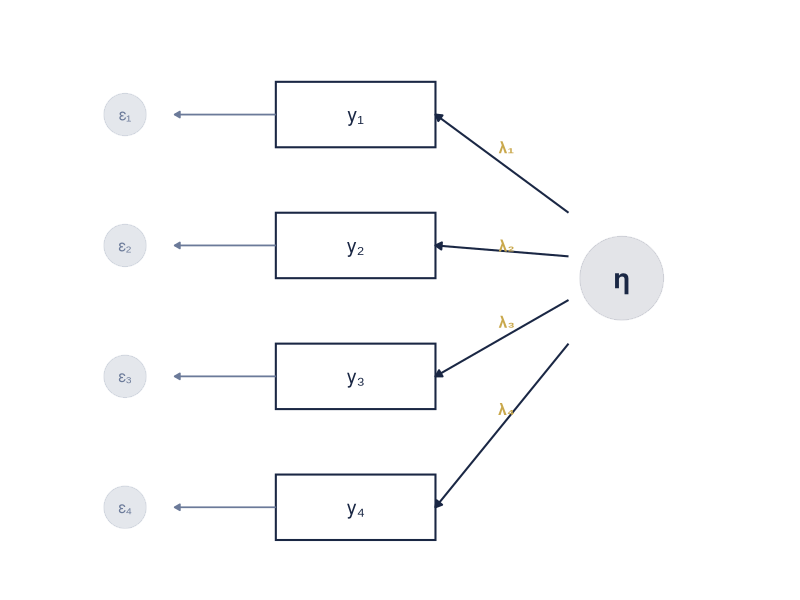
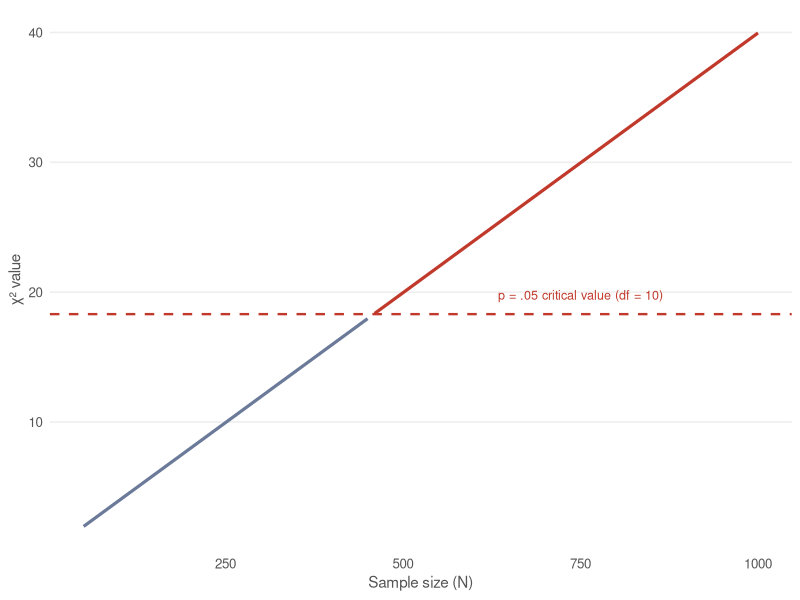
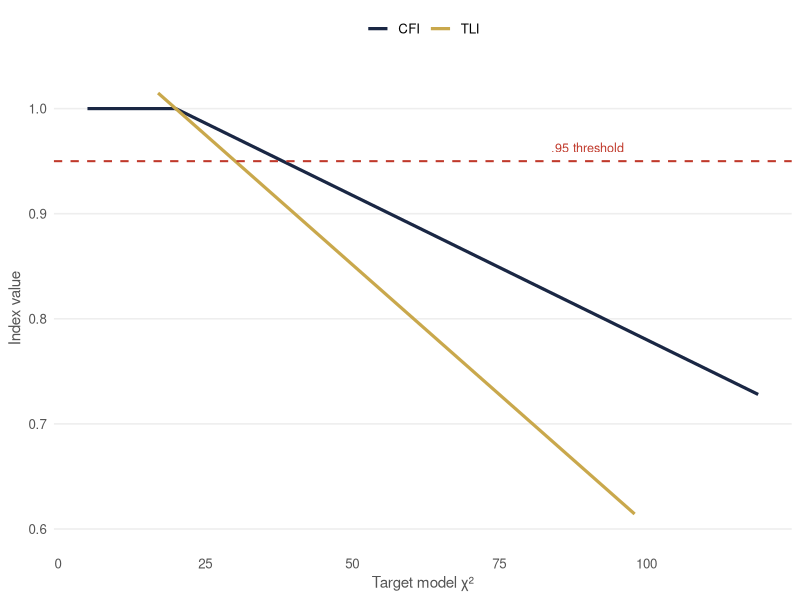
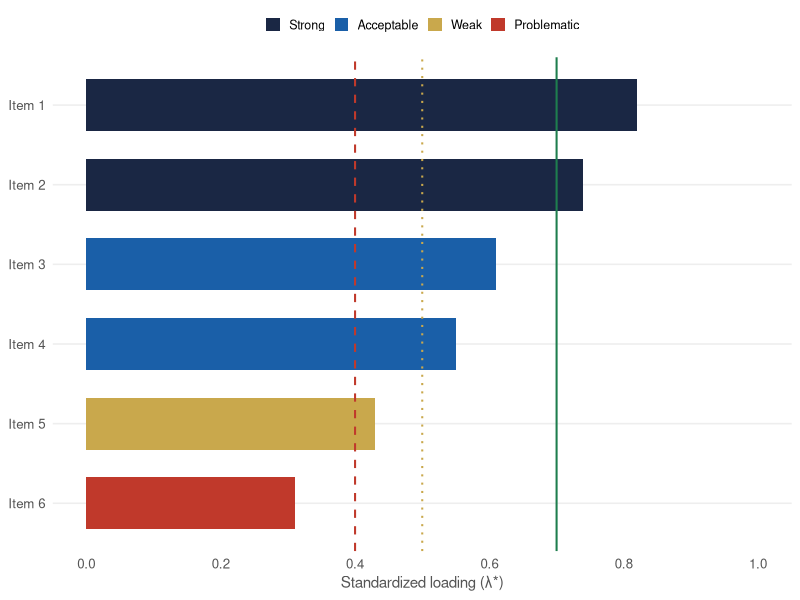
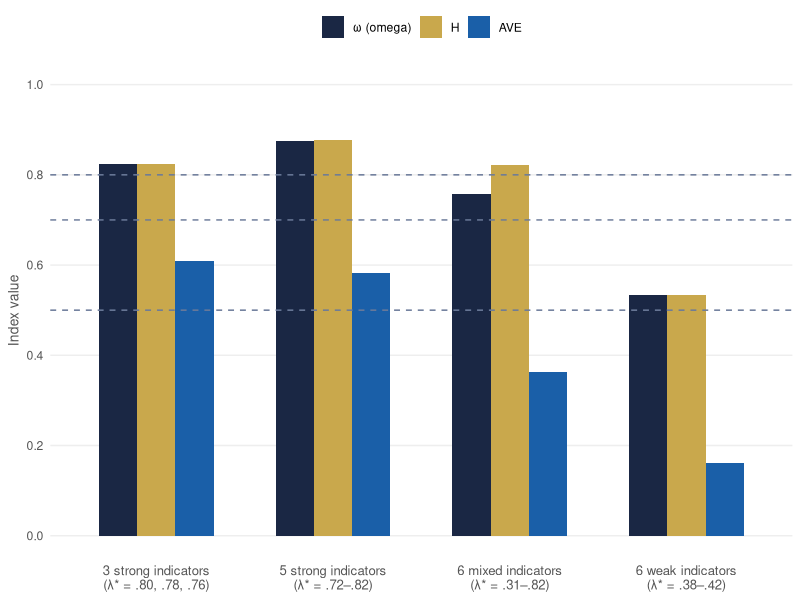

These figures' R source, in order:
## ---- chunk 1
library(tidyverse)
library(knitr)
library(kableExtra)

# ── Shared ggplot theme ─────────────────────────────────────────
theme_deck <- function(base = 12) {
  theme_minimal(base_size = base) +
    theme(
      panel.grid.minor   = element_blank(),
      panel.grid.major.y = element_line(color = "#eeeeee"),
      panel.grid.major.x = element_blank(),
      axis.text          = element_text(color = "#555555"),
      axis.title         = element_text(color = "#555555", size = base - 1),
      plot.title         = element_blank(),
      legend.position    = "none"
    )
}

# ── Colour palette ──────────────────────────────────────────────
col_navy  <- "#1a2744"
col_gold  <- "#c9a84c"
col_red   <- "#c0392b"
col_green <- "#1e7e4e"
col_blue  <- "#1a5fa8"
col_muted <- "#6b7a99"
## ---- chunk 2
#| fig-height: 4.5
#| fig-width: 4.5

# Hand-drawn path diagram using annotate
par(mar = c(0,0,0,0))

df_nodes <- tibble(
  label = c("η", "y₁", "y₂", "y₃", "y₄",
            "ε₁", "ε₂", "ε₃", "ε₄"),
  x     = c(2.5,  1,    1,    1,    1,    0, 0, 0, 0),
  y     = c(3.5,  5,    3.8,  2.6,  1.4,  5, 3.8, 2.6, 1.4),
  shape = c("circle","rect","rect","rect","rect",
            "circle","circle","circle","circle")
)

ggplot() +
  # Factor circle
  annotate("point", x = 2.5, y = 3.5, size = 28, color = col_navy, alpha = 0.12) +
  annotate("text",  x = 2.5, y = 3.5, label = "η", size = 7,
           color = col_navy, fontface = "bold") +
  # Indicator boxes
  annotate("rect", xmin = 0.55, xmax = 1.45,
           ymin  = c(4.7, 3.5, 2.3, 1.1),
           ymax  = c(5.3, 4.1, 2.9, 1.7),
           fill  = "white", color = col_navy, linewidth = 0.7) +
  annotate("text", x = 1, y = c(5, 3.8, 2.6, 1.4),
           label = c("y₁","y₂","y₃","y₄"), size = 5, color = col_navy) +
  # Loading arrows η → y
  annotate("segment",
           x    = rep(2.2, 4), xend = rep(1.45, 4),
           y    = c(4.1, 3.7, 3.3, 2.9),
           yend = c(5.0, 3.8, 2.6, 1.4),
           arrow = arrow(length = unit(0.18,"cm"), type = "closed"),
           color = col_navy, linewidth = 0.7) +
  # Lambda labels
  annotate("text", x = 1.85, y = c(4.7, 3.8, 3.1, 2.3),
           label = c("λ₁","λ₂","λ₃","λ₄"),
           size = 4, color = col_gold, fontface = "bold") +
  # Error circles and arrows
  annotate("point", x = rep(-0.3, 4), y = c(5, 3.8, 2.6, 1.4),
           size = 14, color = col_muted, alpha = 0.18) +
  annotate("text", x = rep(-0.3, 4), y = c(5, 3.8, 2.6, 1.4),
           label = c("ε₁","ε₂","ε₃","ε₄"), size = 4, color = col_muted) +
  annotate("segment",
           x = rep(0.55, 4), xend = rep(-0.02, 4),
           y    = c(5, 3.8, 2.6, 1.4),
           yend = c(5, 3.8, 2.6, 1.4),
           arrow = arrow(length = unit(0.15,"cm"), type = "closed"),
           color = col_muted, linewidth = 0.6) +
  xlim(-0.8, 3.3) + ylim(0.8, 5.8) +
  theme_void()
## ---- chunk 3
tibble(
  Situation             = c("Non-normal continuous data",
                             "Ordinal indicators (≥5 categories)",
                             "Ordinal indicators (<5 categories)",
                             "Missing data"),
  Estimator             = c("MLR", "WLSMV", "WLSMV", "FIML with ML or MLR"),
  Notes                 = c("Satorra-Bentler scaled χ²",
                             "Polychoric correlations",
                             "Treat as categorical",
                             "Full information ML")
) |>
  kable(col.names = c("Situation", "Estimator", "Notes")) |>
  kable_styling(font_size = 14) |>
  column_spec(2, bold = TRUE, color = col_navy)
## ---- chunk 4
tibble(
  Step   = 1:6,
  Stage  = c("Specify", "Identify", "Estimate", "Evaluate fit",
              "Modify", "Replicate"),
  Action = c(
    "Define indicators per factor; constrain non-hypothesized loadings to zero",
    "Confirm df > 0; set factor scale (marker variable or standardize)",
    "Run ML (or MLR / WLSMV); examine convergence and Heywood cases",
    "Examine global fit (χ², RMSEA, CFI, TLI, SRMR) and local fit (residuals, MIs)",
    "If fit is poor: inspect MIs and residuals for substantive misspecification",
    "Treat any modified model as a new hypothesis requiring independent replication"
  ),
  Flag   = c("", "", "⚠ Non-convergence = identification problem",
             "⚠ No single index is sufficient",
             "⚠ MI-driven changes are exploratory — capitalize on chance",
             "⚠ Modified models must not be reported as confirmatory")
) |>
  kable(col.names = c("#", "Stage", "Action", "Caution")) |>
  kable_styling(font_size = 13) |>
  column_spec(2, bold = TRUE) |>
  column_spec(4, color = col_red, italic = TRUE) |>
  row_spec(5, background = "#fdf9ef")
## ---- chunk 5
#| fig-height: 4.0
#| fig-width: 4.8

# Show how chi-square grows with N for the same model misfit
set.seed(42)
F_ml <- 0.04   # fixed population misfit

tibble(
  N      = seq(50, 1000, by = 10),
  chisq  = (N - 1) * F_ml,
  sig    = chisq > qchisq(0.95, df = 10)
) |>
  ggplot(aes(x = N, y = chisq, color = sig)) +
  geom_line(linewidth = 1.1) +
  geom_hline(yintercept = qchisq(0.95, df = 10),
             linetype = "dashed", color = col_red, linewidth = 0.8) +
  annotate("text", x = 750, y = qchisq(0.95, df = 10) + 1.5,
           label = "p = .05 critical value (df = 10)",
           size = 3.2, color = col_red) +
  scale_color_manual(values = c("FALSE" = col_muted, "TRUE" = col_red)) +
  labs(x = "Sample size (N)", y = "χ² value") +
  theme_deck()
## ---- chunk 6
#| fig-height: 3.5
#| fig-width: 4.8

# Simulate CFI / TLI behavior across a range of model fit
set.seed(7)
tibble(
  chisq_t = seq(5, 120, by = 3),
  df_t    = 20,
  chisq_0 = 400,
  df_0    = 36,
  CFI     = 1 - pmax(chisq_t - df_t, 0) / pmax(chisq_0 - df_0, 0),
  TLI     = (chisq_0/df_0 - chisq_t/df_t) / (chisq_0/df_0 - 1)
) |>
  pivot_longer(c(CFI, TLI)) |>
  ggplot(aes(x = chisq_t, y = value, color = name)) +
  geom_line(linewidth = 1.1) +
  geom_hline(yintercept = 0.95, linetype = "dashed",
             color = col_red, linewidth = 0.7) +
  annotate("text", x = 90, y = 0.963,
           label = ".95 threshold", size = 3.2, color = col_red) +
  scale_color_manual(values = c(CFI = col_navy, TLI = col_gold)) +
  scale_y_continuous(limits = c(0.6, 1.02)) +
  labs(x = "Target model χ²", y = "Index value", color = NULL) +
  theme_deck() +
  theme(legend.position = "top")
## ---- chunk 7
#| fig-height: 4.0
#| fig-width: 4.5

# Example factor loadings for a 6-item scale
set.seed(3)
tibble(
  item    = paste0("Item ", 1:6),
  loading = c(0.82, 0.74, 0.61, 0.55, 0.43, 0.31),
  quality = case_when(
    loading >= 0.70 ~ "Strong",
    loading >= 0.50 ~ "Acceptable",
    loading >= 0.40 ~ "Weak",
    TRUE            ~ "Problematic"
  ) |> factor(levels = c("Strong","Acceptable","Weak","Problematic"))
) |>
  ggplot(aes(x = fct_rev(item), y = loading, fill = quality)) +
  geom_col(width = 0.65, show.legend = TRUE) +
  geom_hline(yintercept = c(0.40, 0.50, 0.70),
             linetype = c("dashed","dotted","solid"),
             color = c(col_red, col_gold, col_green), linewidth = 0.7) +
  scale_fill_manual(values = c(
    Strong      = col_navy,
    Acceptable  = col_blue,
    Weak        = col_gold,
    Problematic = col_red
  )) +
  scale_y_continuous(limits = c(0, 1), breaks = seq(0, 1, .2)) +
  coord_flip() +
  labs(x = NULL, y = "Standardized loading (λ*)", fill = NULL) +
  theme_deck() +
  theme(legend.position = "top", legend.text = element_text(size = 9),
        legend.key.size = unit(0.4, "cm"))
## ---- chunk 8
# Compute alpha and omega for the example scale
lambdas <- c(0.82, 0.74, 0.61, 0.55, 0.43, 0.31)
thetas  <- 1 - lambdas^2

omega <- sum(lambdas)^2 / (sum(lambdas)^2 + sum(thetas))

# Alpha via covariance matrix
sigma <- outer(lambdas, lambdas)
diag(sigma) <- 1
k    <- length(lambdas)
alpha_val <- (k / (k - 1)) * (1 - k / sum(sigma))

cat(sprintf("α = %.3f   ω = %.3f", alpha_val, omega))
## ---- chunk 9
#| fig-height: 3.6
#| fig-width: 9.5

# Simulate H and omega across different loading configurations
set.seed(11)

configs <- bind_rows(
  # Few strong loadings
  tibble(config = "3 strong indicators\n(λ* = .80, .78, .76)",
         lambdas = list(c(0.80, 0.78, 0.76))),
  # Many weak loadings
  tibble(config = "6 weak indicators\n(λ* = .38–.42)",
         lambdas = list(c(0.42, 0.40, 0.39, 0.38, 0.40, 0.41))),
  # Ideal: several strong
  tibble(config = "5 strong indicators\n(λ* = .72–.82)",
         lambdas = list(c(0.82, 0.78, 0.75, 0.74, 0.72))),
  # Mixed
  tibble(config = "6 mixed indicators\n(λ* = .31–.82)",
         lambdas = list(c(0.82, 0.74, 0.61, 0.55, 0.43, 0.31)))
) |>
  mutate(
    omega = map_dbl(lambdas, function(l) {
      th <- 1 - l^2
      sum(l)^2 / (sum(l)^2 + sum(th))
    }),
    H = map_dbl(lambdas, function(l) {
      1 / (1 + 1 / sum(l^2 / (1 - l^2)))
    }),
    AVE = map_dbl(lambdas, function(l) mean(l^2))
  ) |>
  select(config, omega, H, AVE) |>
  pivot_longer(c(omega, H, AVE), names_to = "index", values_to = "value") |>
  mutate(index = factor(index, levels = c("omega","H","AVE"),
                        labels = c("ω (omega)","H","AVE")))

ggplot(configs, aes(x = config, y = value, fill = index)) +
  geom_col(position = "dodge", width = 0.65) +
  geom_hline(yintercept = c(0.50, 0.70, 0.80),
             linetype = "dashed", color = col_muted, linewidth = 0.5) +
  scale_fill_manual(values = c(col_navy, col_gold, col_blue)) +
  scale_y_continuous(limits = c(0, 1), breaks = seq(0, 1, .2)) +
  labs(x = NULL, y = "Index value", fill = NULL) +
  theme_deck(base = 11) +
  theme(legend.position = "top",
        axis.text.x = element_text(size = 9.5))
## ---- chunk 10
tibble(
  What                  = c("Sample & estimator",
                             "Chi-square",
                             "RMSEA",
                             "CFI",
                             "TLI",
                             "SRMR",
                             "Factor loadings",
                             "Reliability",
                             "Replicability"),
  Report                = c("N, estimator (ML / MLR / WLSMV), software",
                             "χ²(df), p",
                             "RMSEA, 90% CI",
                             "CFI",
                             "TLI",
                             "SRMR",
                             "Standardized λ* with SE or 95% CI",
                             "ω per factor (not α alone)",
                             "H and AVE per factor")
) |>
  kable(col.names = c("Element","Report as")) |>
  kable_styling(font_size = 13) |>
  column_spec(1, bold = TRUE)
## ---- chunk 11
tibble(
  Index   = c("χ²(df)", "RMSEA [90% CI]", "CFI", "TLI", "SRMR",
              "ω (Personal Str.)", "ω (Social Supp.)", "ω (Adaptability)",
              "H (Personal Str.)", "H (Social Supp.)", "H (Adaptability)",
              "AVE (Personal Str.)", "AVE (Social Supp.)", "AVE (Adaptability)"),
  Value   = c("34.1 (24)", ".038 [.000, .062]", ".971", ".958", ".044",
              ".84", ".79", ".76",
              ".85", ".80", ".77",
              ".58", ".51", ".49"),
  Verdict = c("p = .080 — acceptable",
              "Close fit",
              "Excellent",
              "Excellent",
              "Excellent",
              "Good", "Good", "Acceptable",
              "Well-defined", "Well-defined", "Acceptable",
              "AVE ≥ .50 ✓", "AVE ≥ .50 ✓",
              "Just below threshold — examine loadings")
) |>
  kable(col.names = c("Index","Value","Interpretation")) |>
  kable_styling(font_size = 13) |>
  row_spec(14, background = "#fdf9ef") |>
  column_spec(3, color = col_muted, italic = TRUE)
